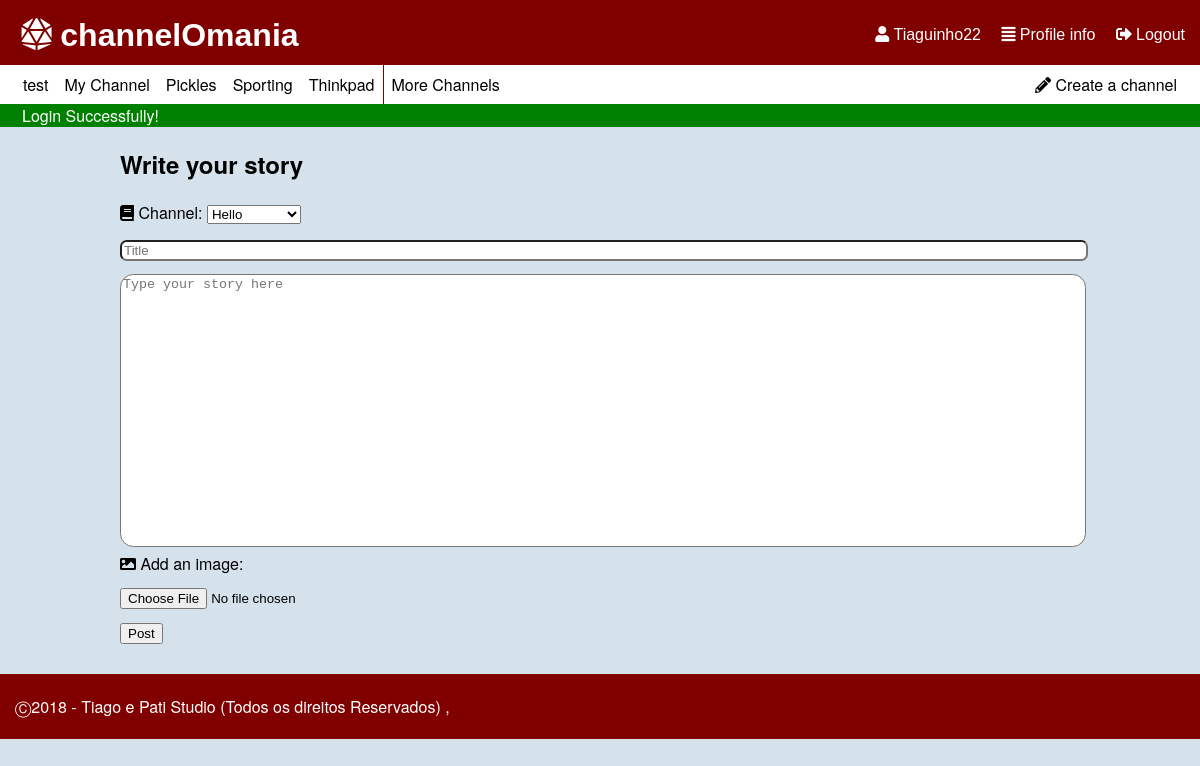
/pages/new_story.php (signed in), run on an earlier commit of the app's database.
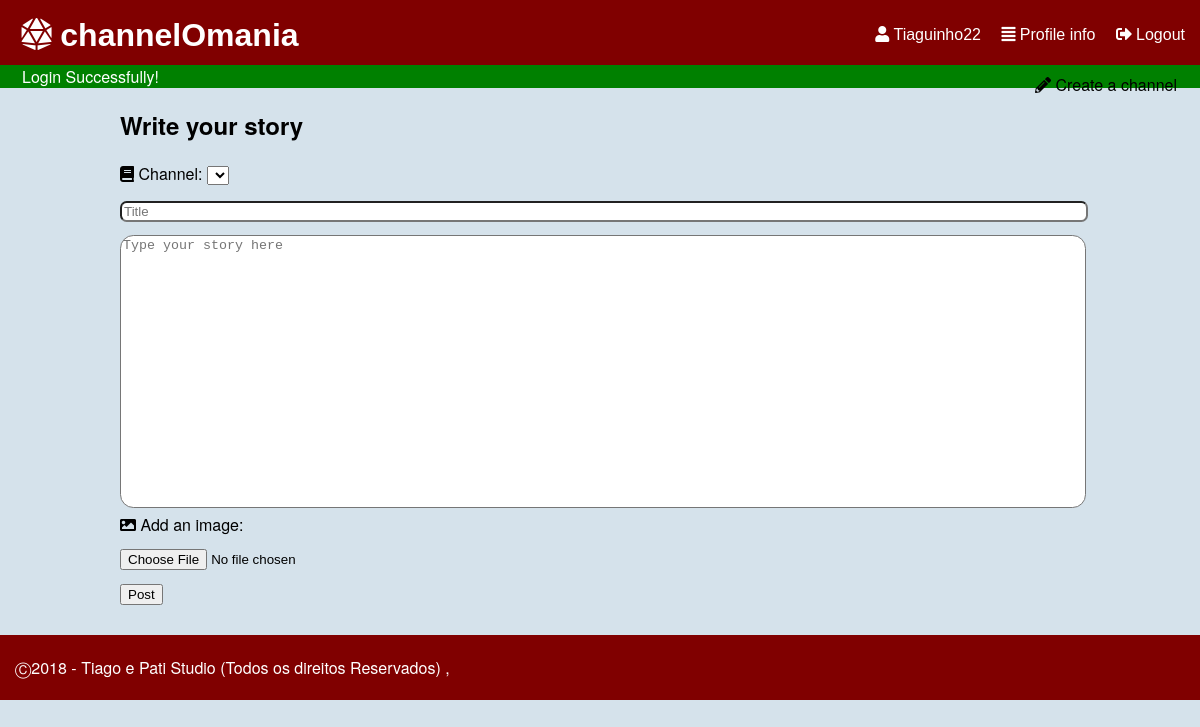
And on a later commit of the database.
### tables this page shows
CREATE TABLE "channel" (
	`ID`	INTEGER NOT NULL,
	`name`	TEXT NOT NULL CHECK(length(name) > 0 and length(name) < 30) UNIQUE,
	`coverImage`	TEXT,
	`author`	INTEGER NOT NULL,
	PRIMARY KEY(`ID`),
	FOREIGN KEY(`author`) REFERENCES `user`(`ID`) ON DELETE Cascade ON UPDATE No Action
);

### pages/new_story.php (called while the page is built, shortened)
<?php
  include_once('../templates/tpl_common.php');
  include_once('../templates/tpl_story.php');
    $channel = (!isset($_GET['channelId']))?0:$_GET['channelId'];
  draw_header("Write your story");
  draw_new_story($channel);
  draw_footer();
?>

### database/db_list.php (called while the page is built, shortened)
<?php
function listChannel($sort='') {
  switch($sort){
    case 'mActive':
      $order = 'n_stories DESC';
      break;
    case 'alphabetical':
      $order = 'name ASC';
      break;
  }
  $db = Database::instance()->db();
  $stmt = $db->prepare('SELECT *,(SELECT COUNT(*) FROM story WHERE story.channel == channel.ID) AS n_stories,channel.ID as channelId FROM channel INNER JOIN user ON author=user.ID ORDER BY '.$order);
  $stmt->execute();
  return $stmt->fetchAll();
}
?>

### templates/tpl_story.php (the view, shortened to what this page needs)
<?php include_once('../database/db_list.php'); ?>
<?php function draw_new_story($channelID) { ?>
  <?php $channels = listChannel('alphabetical'); ?>
  <section id="new_story">
    <h2>Write your story</h2>
    <form action="../actions/action_new_story.php" method="post" enctype="multipart/form-data">
      <p><i class="fas fa-book"></i> Channel:
      <select name="channel" id='channelSelector'>
        <?php foreach($channels as $channel_list) { ?>
          <option value="<?php echo($channel_list['channelId']); ?>"<?php if($channel_list['channelId'] == $channelID){echo("selected");} ?>><?php echo($channel_list['name']); ?></option>
        <?php } ?>
      </select></p>
      <input id="title" type="text" name="title" required placeholder="Title">
      <textarea id="story_input" name="story_input" cols="40" rows="5" required placeholder="Type your story here"></textarea>
      <label><i class="fas fa-image"></i> Add an image: <input type="file" name="storyImage" accept="image/*"></label>
      <input type="submit" value="Post">
    </form>
  </section>
<?php } ?>

### templates/tpl_common.php (shortened to what this page needs)
<?php function draw_header($tabText = ""){
?>
<!DOCTYPE html>
<html lang="en-US">
  <head>
    <link href="../css/style.css" rel="stylesheet">
    <link href="../css/input.css" rel="stylesheet">
    <link href="../css/links.css" rel="stylesheet">
    <link rel="stylesheet" href="https://use.fontawesome.com/releases/v5.5.0/css/all.css">
  </head>
  <body>
    <header id="header">
      <?php if(isset($_SESSION['username'])){ ?>
        <div id='options'>
          <a href="../pages/profile.php"><i class="fas fa-user"></i> <?php echo($_SESSION['username']) ?></a>
          <a href="../pages/profile.php"><i class="fas fa-align-justify"></i> Profile info</a>
          <a href="../actions/action_logout.php"><i class="fas fa-sign-out-alt"></i> Logout</a>
        </div>
      <?php } ?>
      <h1><a href="mainpage.php"><i class="fas fa-dice-d20"></i> channelOmania</a></h1>
    </header>
    <?php if(isset($_SESSION['username'])){ ?>
    <div id="list_channels">
      <p><a href = "../pages/new_channel.php" ><i class="fas fa-pencil-alt"></i> Create a channel</a></p>
      <?php $channels = listChannel('mActive'); ?>
      <ul>
      <?php if(count($channels) > 5) { ?>
        <?php for ($i=0; $i < 5; $i++) { ?>
          <li><a href = "../pages/channel.php?channelId=<?php echo($channels[$i]['channelId']); ?>" ><?php echo($channels[$i]['name']); ?></a></li>
        <?php } ?>
          <li id="moreChannels"><a href = "../pages/all_channels.php" >More Channels</a></li>
      <?php } else { ?>
        <?php foreach($channels as $channel_list){ ?>
          <li><a href = "../pages/channel.php?channelId=<?php echo($channel_list['channelId']); ?>" ><?php echo($channel_list['name']); ?></a></li>
        <?php } ?>
      <?php } ?>
      </ul>
    </div>
    <?php } ?>
    <?php if (isset($_SESSION['messages'])) {?>
      <section id="messages">
        <?php foreach($_SESSION['messages'] as $message) { ?>
          <div class="<?=$message['type']?>"><?=$message['content']?></div>
        <?php } ?>
      </section>
    <?php unset($_SESSION['messages']); } ?>
<?php } ?>
<?php function draw_footer(){
  ?>
  <footer class="footer">
    <p>	&#9400;2018 - Tiago e Pati Studio (Todos os direitos Reservados) ,</p>
  </footer>
</body>
</html>
<?php }
 ?>

What changed in the data, as far as the page shows it:
removed channel: name "test"
removed channel: name "My Channel"
removed channel: name "Pickles"
removed channel: name "Sporting"
removed channel: name "Thinkpad"
Also different on the page:
form field channel: "Hello" → (not shown)
text no longer shown: "More Channels"
